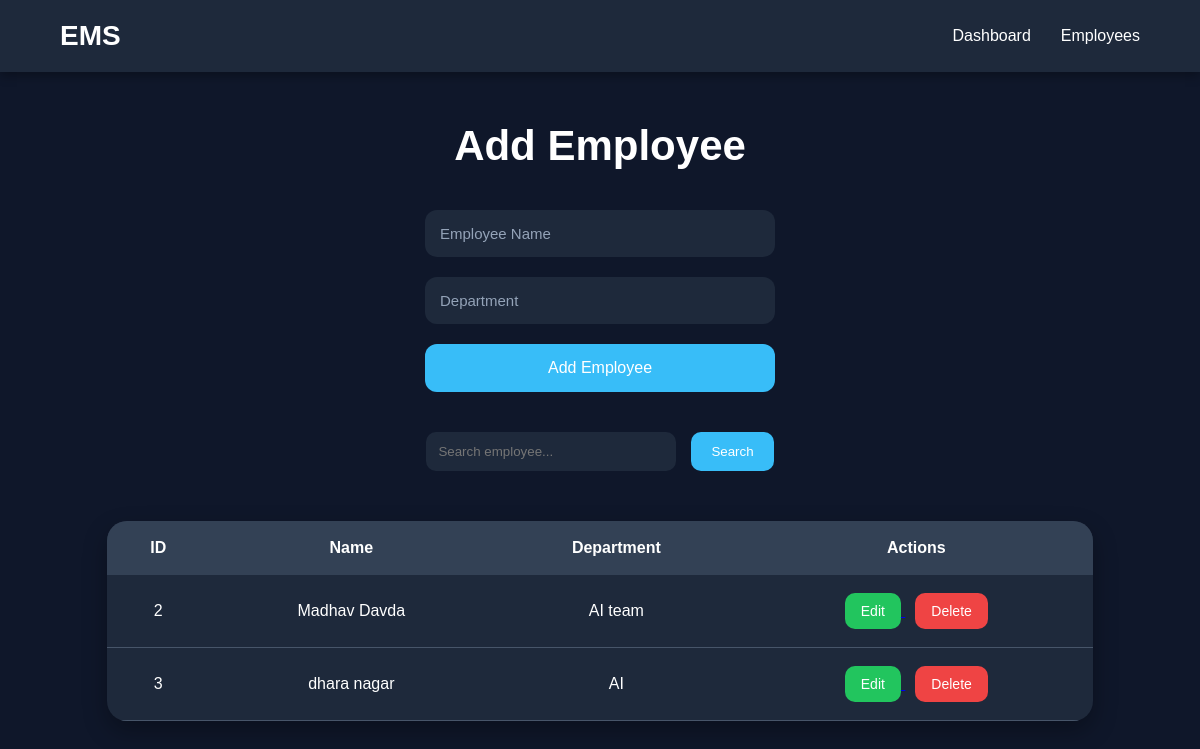
Page /employees on the earlier database version.
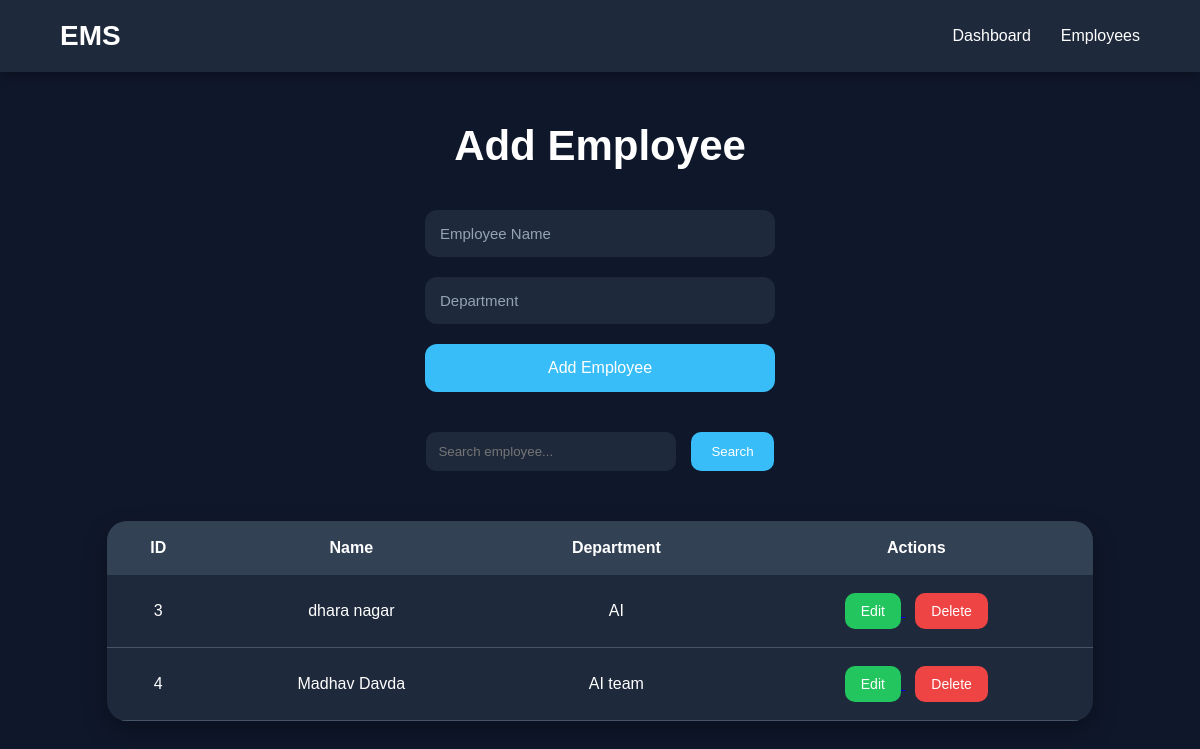
Same page on the later database version.
### tables this page shows
CREATE TABLE employees(id INTEGER PRIMARY KEY AUTOINCREMENT, name TEXT NOT NULL, department TEXT NOT NULL);

### app.py (the view, shortened to what this page needs)
@app.route("/employees", methods=["GET", "POST"])
def employees():
    connection = sqlite3.connect("employees.db")
    cursor = connection.cursor()
    search = request.args.get("search")
    if search:
        cursor.execute(
            "SELECT * FROM employees WHERE name LIKE ?", ("%" + search + "%",)
        )
    else:
        cursor.execute("SELECT * FROM employees")
    employees_data = cursor.fetchall()
    connection.close()
    return render_template("employees.html", employees=employees_data)

### templates/employees.html (shortened to what this page needs)
<!DOCTYPE html>
<html lang="en">
<head>
    <link rel="stylesheet" href="{{ url_for('static', filename='style.css') }}">
</head>
<body>
<nav>
    <h2>EMS</h2>
    <ul>
        <li><a href="/">Dashboard</a></li>
        <li><a href="/employees">Employees</a></li>
    </ul>
</nav>
<section class="hero">
    <h1>Add Employee</h1>
    <form method="POST" class="employee-form">
        <input type="text" name="name" placeholder="Employee Name" required>
        <input type="text" name="department" placeholder="Department" required>
        <button type="submit">Add Employee</button>
    </form>
    <form method="GET" class="search-form">
    <input
        type="text"
        name="search"
        placeholder="Search employee..."
    >
    <button type="submit">
        Search
    </button>
</form>
    <table class="employee-table">
    <tr>
        <th>ID</th>
        <th>Name</th>
        <th>Department</th>
        <th>Actions</th>
    </tr>
    {% for employee in employees %}
    <tr>
        <td>{{ employee[0] }}</td>
        <td>{{ employee[1] }}</td>
        <td>{{ employee[2] }}</td>
        <td>
            <a href="/edit/{{ employee[0] }}">
                <button>Edit</button>
            </a>
            <a href="/delete/{{ employee[0] }}">
                <button class="delete-btn">Delete</button>
            </a>
        </td>
    </tr>
    {% endfor %}
    </table>
</section>
</body>
</html>

### static/style.css (style rules this page uses)
* { margin:0; padding:0; box-sizing:border-box; font-family:Arial, sans-serif; }
body { background:#0f172a; color:white; }
nav { display:flex; justify-content:space-between; align-items:center; padding:20px 60px; background:#1e293b; box-shadow:0 4px 10px rgba(0,0,0,0.3); }
nav h2 { font-size:28px; }
nav ul { display:flex; list-style:none; gap:30px; }
nav a { text-decoration:none; color:white; transition:0.3s; }
.hero { padding:50px 20px; text-align:center; }
.hero h1 { font-size:42px; margin-bottom:15px; }
.employee-form { display:flex; flex-direction:column; gap:20px; width:350px; margin:40px auto; }
.employee-form input { padding:15px; border:none; border-radius:12px; outline:none; background:#1e293b; color:white; font-size:15px; }
.employee-form input::placeholder { color:#94a3b8; }
.employee-form button { padding:15px; border:none; border-radius:12px; cursor:pointer; background:#38bdf8; color:white; font-size:16px; transition:0.3s; }
.employee-table { width:85%; margin:50px auto; border-collapse:collapse; overflow:hidden; border-radius:20px; background:#1e293b; box-shadow:0 10px 25px rgba(0,0,0,0.3); }
.employee-table th { background:#334155; padding:18px; font-size:16px; }
.employee-table td { padding:18px; border-bottom:1px solid #475569; }
.employee-table button { padding:10px 16px; border:none; border-radius:10px; cursor:pointer; color:white; font-size:14px; transition:0.3s; }
.employee-table a:first-child button { background:#22c55e; }
.delete-btn { background:#ef4444; margin-left:10px; }
.search-form { display:flex; justify-content:center; gap:15px; margin-top:20px; }
.search-form input { padding:12px; width:250px; border:none; border-radius:10px; outline:none; background:#1e293b; color:white; }
.search-form button { padding:12px 20px; border:none; border-radius:10px; background:#38bdf8; color:white; cursor:pointer; }

Differences in the rows shown:
removed employees: id "2", name "Madhav Davda", department "AI team"
added employees: id "4", name "Madhav Davda", department "AI team"
